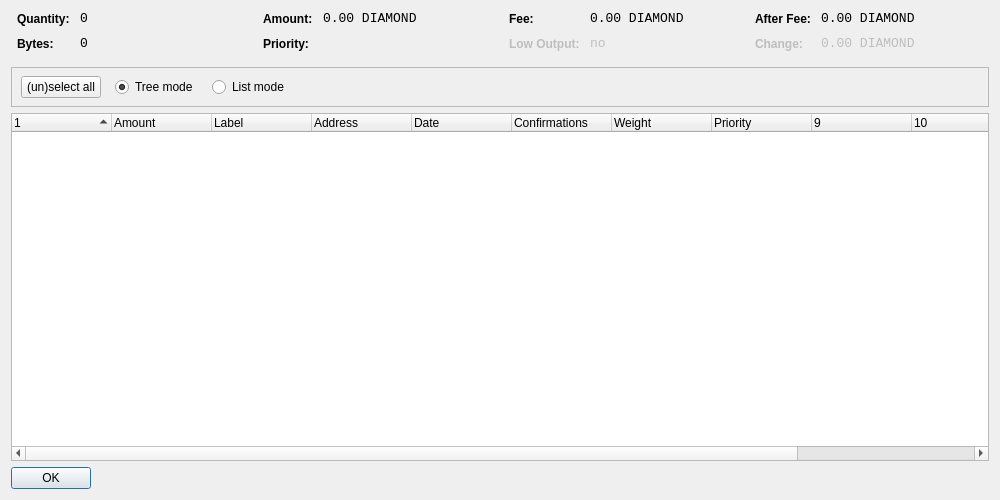
<?xml version="1.0" encoding="UTF-8"?>
<ui version="4.0">
 <class>CoinControlDialog</class>
 <widget class="QWidget" name="CoinControlDialog">
  <property name="geometry">
   <rect>
    <x>0</x>
    <y>0</y>
    <width>1000</width>
    <height>500</height>
   </rect>
  </property>
  <property name="windowTitle">
   <string>Coin Control</string>
  </property>
  <layout class="QVBoxLayout" name="verticalLayout">
   <item>
    <layout class="QHBoxLayout" name="horizontalLayoutTop" stretch="0,0,0,0">
     <property name="topMargin">
      <number>0</number>
     </property>
     <property name="bottomMargin">
      <number>10</number>
     </property>
     <item>
      <layout class="QFormLayout" name="formLayoutCoinControl1">
       <property name="horizontalSpacing">
        <number>10</number>
       </property>
       <property name="verticalSpacing">
        <number>10</number>
       </property>
       <property name="leftMargin">
        <number>6</number>
       </property>
       <property name="rightMargin">
        <number>6</number>
       </property>
       <item row="0" column="0">
        <widget class="QLabel" name="labelCoinControlQuantityText">
         <property name="styleSheet">
          <string notr="true">font-weight:bold;</string>
         </property>
         <property name="text">
          <string>Quantity:</string>
         </property>
        </widget>
       </item>
       <item row="0" column="1">
        <widget class="QLabel" name="labelCoinControlQuantity">
         <property name="font">
          <font>
           <family>Monospace</family>
           <pointsize>10</pointsize>
          </font>
         </property>
         <property name="cursor">
          <cursorShape>IBeamCursor</cursorShape>
         </property>
         <property name="contextMenuPolicy">
          <enum>Qt::ActionsContextMenu</enum>
         </property>
         <property name="text">
          <string notr="true">0</string>
         </property>
         <property name="textInteractionFlags">
          <set>Qt::LinksAccessibleByMouse|Qt::TextSelectableByKeyboard|Qt::TextSelectableByMouse</set>
         </property>
        </widget>
       </item>
       <item row="1" column="0">
        <widget class="QLabel" name="labelCoinControlBytesText">
         <property name="styleSheet">
          <string notr="true">font-weight:bold;</string>
         </property>
         <property name="text">
          <string>Bytes:</string>
         </property>
        </widget>
       </item>
       <item row="1" column="1">
        <widget class="QLabel" name="labelCoinControlBytes">
         <property name="font">
          <font>
           <family>Monospace</family>
           <pointsize>10</pointsize>
          </font>
         </property>
         <property name="cursor">
          <cursorShape>IBeamCursor</cursorShape>
         </property>
         <property name="contextMenuPolicy">
          <enum>Qt::ActionsContextMenu</enum>
         </property>
         <property name="text">
          <string notr="true">0</string>
         </property>
         <property name="textInteractionFlags">
          <set>Qt::LinksAccessibleByMouse|Qt::TextSelectableByKeyboard|Qt::TextSelectableByMouse</set>
         </property>
        </widget>
       </item>
      </layout>
     </item>
     <item>
      <layout class="QFormLayout" name="formLayoutCoinControl2">
       <property name="horizontalSpacing">
        <number>10</number>
       </property>
       <property name="verticalSpacing">
        <number>10</number>
       </property>
       <property name="leftMargin">
        <number>6</number>
       </property>
       <property name="rightMargin">
        <number>6</number>
       </property>
       <item row="0" column="0">
        <widget class="QLabel" name="labelCoinControlAmountText">
         <property name="styleSheet">
          <string notr="true">font-weight:bold;</string>
         </property>
         <property name="text">
          <string>Amount:</string>
         </property>
        </widget>
       </item>
       <item row="0" column="1">
        <widget class="QLabel" name="labelCoinControlAmount">
         <property name="font">
          <font>
           <family>Monospace</family>
           <pointsize>10</pointsize>
          </font>
         </property>
         <property name="cursor">
          <cursorShape>IBeamCursor</cursorShape>
         </property>
         <property name="contextMenuPolicy">
          <enum>Qt::ActionsContextMenu</enum>
         </property>
         <property name="text">
          <string notr="true">0.00 DIAMOND</string>
         </property>
         <property name="textInteractionFlags">
          <set>Qt::LinksAccessibleByMouse|Qt::TextSelectableByKeyboard|Qt::TextSelectableByMouse</set>
         </property>
        </widget>
       </item>
       <item row="1" column="0">
        <widget class="QLabel" name="labelCoinControlPriorityText">
         <property name="styleSheet">
          <string notr="true">font-weight:bold;</string>
         </property>
         <property name="text">
          <string>Priority:</string>
         </property>
        </widget>
       </item>
       <item row="1" column="1">
        <widget class="QLabel" name="labelCoinControlPriority">
         <property name="font">
          <font>
           <family>Monospace</family>
           <pointsize>10</pointsize>
          </font>
         </property>
         <property name="cursor">
          <cursorShape>IBeamCursor</cursorShape>
         </property>
         <property name="contextMenuPolicy">
          <enum>Qt::ActionsContextMenu</enum>
         </property>
         <property name="text">
          <string/>
         </property>
         <property name="textInteractionFlags">
          <set>Qt::LinksAccessibleByMouse|Qt::TextSelectableByKeyboard|Qt::TextSelectableByMouse</set>
         </property>
        </widget>
       </item>
      </layout>
     </item>
     <item>
      <layout class="QFormLayout" name="formLayoutCoinControl3">
       <property name="horizontalSpacing">
        <number>10</number>
       </property>
       <property name="verticalSpacing">
        <number>10</number>
       </property>
       <property name="leftMargin">
        <number>6</number>
       </property>
       <property name="rightMargin">
        <number>6</number>
       </property>
       <item row="0" column="0">
        <widget class="QLabel" name="labelCoinControlFeeText">
         <property name="styleSheet">
          <string notr="true">font-weight:bold;</string>
         </property>
         <property name="text">
          <string>Fee:</string>
         </property>
        </widget>
       </item>
       <item row="0" column="1">
        <widget class="QLabel" name="labelCoinControlFee">
         <property name="font">
          <font>
           <family>Monospace</family>
           <pointsize>10</pointsize>
          </font>
         </property>
         <property name="cursor">
          <cursorShape>IBeamCursor</cursorShape>
         </property>
         <property name="contextMenuPolicy">
          <enum>Qt::ActionsContextMenu</enum>
         </property>
         <property name="text">
          <string notr="true">0.00 DIAMOND</string>
         </property>
         <property name="textInteractionFlags">
          <set>Qt::LinksAccessibleByMouse|Qt::TextSelectableByKeyboard|Qt::TextSelectableByMouse</set>
         </property>
        </widget>
       </item>
       <item row="1" column="0">
        <widget class="QLabel" name="labelCoinControlLowOutputText">
         <property name="enabled">
          <bool>false</bool>
         </property>
         <property name="styleSheet">
          <string notr="true">font-weight:bold;</string>
         </property>
         <property name="text">
          <string>Low Output:</string>
         </property>
        </widget>
       </item>
       <item row="1" column="1">
        <widget class="QLabel" name="labelCoinControlLowOutput">
         <property name="enabled">
          <bool>false</bool>
         </property>
         <property name="font">
          <font>
           <family>Monospace</family>
           <pointsize>10</pointsize>
          </font>
         </property>
         <property name="cursor">
          <cursorShape>IBeamCursor</cursorShape>
         </property>
         <property name="contextMenuPolicy">
          <enum>Qt::ActionsContextMenu</enum>
         </property>
         <property name="text">
          <string>no</string>
         </property>
         <property name="textInteractionFlags">
          <set>Qt::LinksAccessibleByMouse|Qt::TextSelectableByKeyboard|Qt::TextSelectableByMouse</set>
         </property>
        </widget>
       </item>
      </layout>
     </item>
     <item>
      <layout class="QFormLayout" name="formLayoutCoinControl4">
       <property name="horizontalSpacing">
        <number>10</number>
       </property>
       <property name="verticalSpacing">
        <number>10</number>
       </property>
       <property name="leftMargin">
        <number>6</number>
       </property>
       <property name="rightMargin">
        <number>6</number>
       </property>
       <item row="0" column="0">
        <widget class="QLabel" name="labelCoinControlAfterFeeText">
         <property name="styleSheet">
          <string notr="true">font-weight:bold;</string>
         </property>
         <property name="text">
          <string>After Fee:</string>
         </property>
        </widget>
       </item>
       <item row="0" column="1">
        <widget class="QLabel" name="labelCoinControlAfterFee">
         <property name="font">
          <font>
           <family>Monospace</family>
           <pointsize>10</pointsize>
          </font>
         </property>
         <property name="cursor">
          <cursorShape>IBeamCursor</cursorShape>
         </property>
         <property name="contextMenuPolicy">
          <enum>Qt::ActionsContextMenu</enum>
         </property>
         <property name="text">
          <string notr="true">0.00 DIAMOND</string>
         </property>
         <property name="textInteractionFlags">
          <set>Qt::LinksAccessibleByMouse|Qt::TextSelectableByKeyboard|Qt::TextSelectableByMouse</set>
         </property>
        </widget>
       </item>
       <item row="1" column="0">
        <widget class="QLabel" name="labelCoinControlChangeText">
         <property name="enabled">
          <bool>false</bool>
         </property>
         <property name="styleSheet">
          <string notr="true">font-weight:bold;</string>
         </property>
         <property name="text">
          <string>Change:</string>
         </property>
        </widget>
       </item>
       <item row="1" column="1">
        <widget class="QLabel" name="labelCoinControlChange">
         <property name="enabled">
          <bool>false</bool>
         </property>
         <property name="font">
          <font>
           <family>Monospace</family>
           <pointsize>10</pointsize>
          </font>
         </property>
         <property name="cursor">
          <cursorShape>IBeamCursor</cursorShape>
         </property>
         <property name="contextMenuPolicy">
          <enum>Qt::ActionsContextMenu</enum>
         </property>
         <property name="text">
          <string notr="true">0.00 DIAMOND</string>
         </property>
         <property name="textInteractionFlags">
          <set>Qt::LinksAccessibleByMouse|Qt::TextSelectableByKeyboard|Qt::TextSelectableByMouse</set>
         </property>
        </widget>
       </item>
      </layout>
     </item>
    </layout>
   </item>
   <item>
    <widget class="QFrame" name="frame">
     <property name="minimumSize">
      <size>
       <width>0</width>
       <height>40</height>
      </size>
     </property>
     <property name="frameShape">
      <enum>QFrame::StyledPanel</enum>
     </property>
     <property name="frameShadow">
      <enum>QFrame::Sunken</enum>
     </property>
     <widget class="QWidget" name="horizontalLayoutWidget">
      <property name="geometry">
       <rect>
        <x>10</x>
        <y>0</y>
        <width>781</width>
        <height>41</height>
       </rect>
      </property>
      <layout class="QHBoxLayout" name="horizontalLayoutPanel" stretch="0,0,0,0">
       <property name="spacing">
        <number>14</number>
       </property>
       <item>
        <widget class="QPushButton" name="pushButtonSelectAll">
         <property name="sizePolicy">
          <sizepolicy hsizetype="Maximum" vsizetype="Fixed">
           <horstretch>0</horstretch>
           <verstretch>0</verstretch>
          </sizepolicy>
         </property>
         <property name="text">
          <string>(un)select all</string>
         </property>
        </widget>
       </item>
       <item>
        <widget class="QRadioButton" name="radioTreeMode">
         <property name="sizePolicy">
          <sizepolicy hsizetype="Maximum" vsizetype="Fixed">
           <horstretch>0</horstretch>
           <verstretch>0</verstretch>
          </sizepolicy>
         </property>
         <property name="text">
          <string>Tree mode</string>
         </property>
         <property name="checked">
          <bool>true</bool>
         </property>
        </widget>
       </item>
       <item>
        <widget class="QRadioButton" name="radioListMode">
         <property name="sizePolicy">
          <sizepolicy hsizetype="Maximum" vsizetype="Fixed">
           <horstretch>0</horstretch>
           <verstretch>0</verstretch>
          </sizepolicy>
         </property>
         <property name="text">
          <string>List mode</string>
         </property>
        </widget>
       </item>
       <item>
        <spacer name="horizontalSpacer">
         <property name="orientation">
          <enum>Qt::Horizontal</enum>
         </property>
         <property name="sizeHint" stdset="0">
          <size>
           <width>40</width>
           <height>20</height>
          </size>
         </property>
        </spacer>
       </item>
      </layout>
     </widget>
    </widget>
   </item>
   <item>
    <widget class="CoinControlTreeWidget" name="treeWidget">
     <property name="contextMenuPolicy">
      <enum>Qt::CustomContextMenu</enum>
     </property>
     <property name="sortingEnabled">
      <bool>false</bool>
     </property>
     <property name="columnCount">
      <number>12</number>
     </property>
     <attribute name="headerShowSortIndicator" stdset="0">
      <bool>true</bool>
     </attribute>
     <attribute name="headerStretchLastSection">
      <bool>false</bool>
     </attribute>
     <column>
      <property name="text">
       <string/>
      </property>
     </column>
     <column>
      <property name="text">
       <string>Amount</string>
      </property>
     </column>
     <column>
      <property name="text">
       <string>Label</string>
      </property>
     </column>
     <column>
      <property name="text">
       <string>Address</string>
      </property>
     </column>
     <column>
      <property name="text">
       <string>Date</string>
      </property>
     </column>
     <column>
      <property name="text">
       <string>Confirmations</string>
      </property>
      <property name="toolTip">
       <string>Confirmed</string>
      </property>
     </column>
     <column>
      <property name="text">
       <string>Weight</string>
      </property>
     </column>
     <column>
      <property name="text">
       <string>Priority</string>
      </property>
     </column>
     <column>
      <property name="text">
       <string/>
      </property>
     </column>
     <column>
      <property name="text">
       <string/>
      </property>
     </column>
     <column>
      <property name="text">
       <string/>
      </property>
     </column>
     <column>
      <property name="text">
       <string/>
      </property>
     </column>
    </widget>
   </item>
   <item>
    <widget class="QDialogButtonBox" name="buttonBox">
     <property name="sizePolicy">
      <sizepolicy hsizetype="Maximum" vsizetype="Fixed">
       <horstretch>0</horstretch>
       <verstretch>0</verstretch>
      </sizepolicy>
     </property>
     <property name="orientation">
      <enum>Qt::Horizontal</enum>
     </property>
     <property name="standardButtons">
      <set>QDialogButtonBox::Ok</set>
     </property>
    </widget>
   </item>
  </layout>
 </widget>
 <customwidgets>
  <customwidget>
   <class>CoinControlTreeWidget</class>
   <extends>QTreeWidget</extends>
   <header>coincontroltreewidget.h</header>
  </customwidget>
 </customwidgets>
 <resources/>
 <connections/>
</ui>
